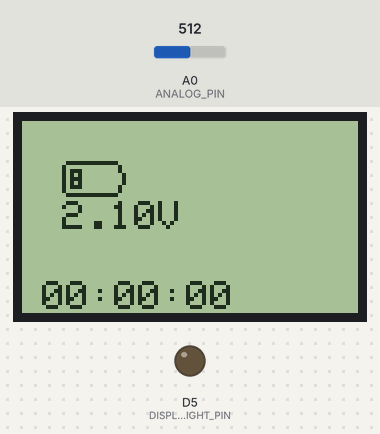
Recording of a sketch running on a simulated ESP8266 (NodeMCU). Shown: 84×48 one-colour display, output pins drawn as LEDs (lit = HIGH). Inputs (shaded band) come from the test bench; at power-on: A0 (ANALOG_PIN) = 512. Pins used as bus, display or sensor lines are not drawn; what the sketch prints to the serial monitor is not drawn.

Above: at 1.2 s.
1.3 s: A0 (ANALOG_PIN) set to 900
At 2.2 s:
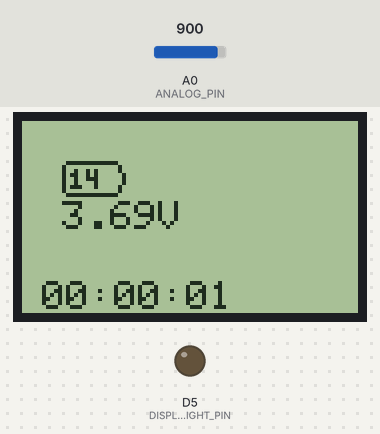
4.3 s: A0 (ANALOG_PIN) set to 511
At 7.2 s:
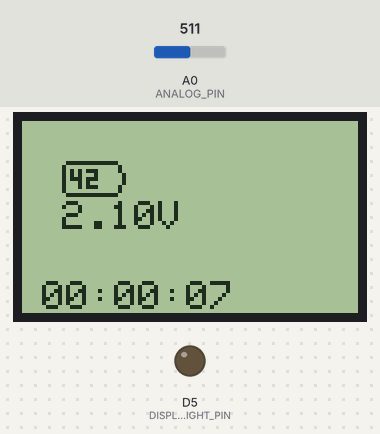
7.3 s: A0 (ANALOG_PIN) set to 306
At 8.4 s:
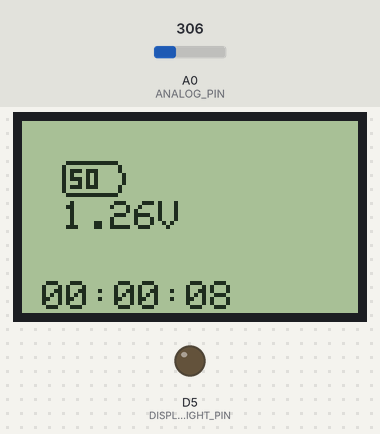
10.3 s: A0 (ANALOG_PIN) set to 50
At 11.0 s:
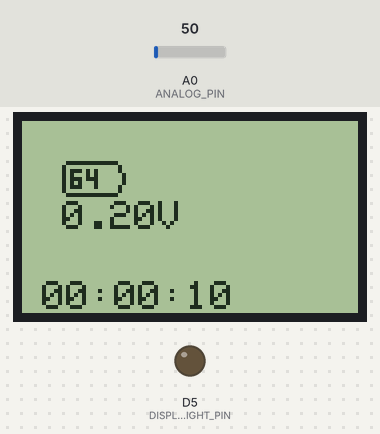
13.3 s: A0 (ANALOG_PIN) set to 30
At 14.0 s:
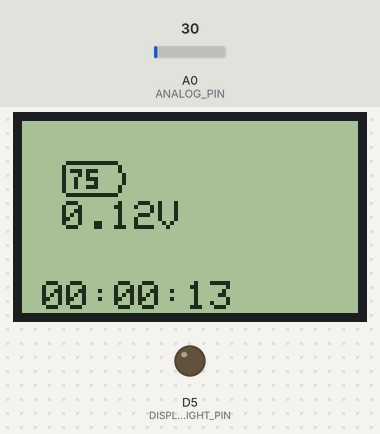
16.3 s: A0 (ANALOG_PIN) set to 310
At 17.1 s:
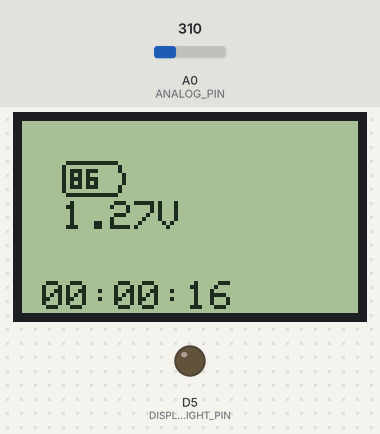
Timing chart, 0 to 19.3 s (numbered marks = the images above; inputs shaded):
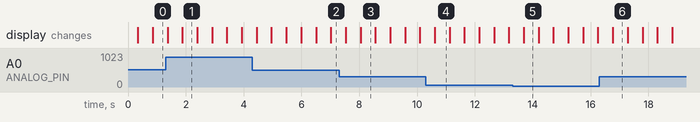

Measured:
- after the input at 1.3 s, the display: first differs from a run without the input after 0.58 s (image 1)
- after the input at 4.3 s, the display: first differs from a run without the input after 0.66 s (image 2 shows a later state)
- after the input at 7.3 s, the display: first differs from a run without the input after 0.74 s (image 3)
- after the input at 10.3 s, the display: changes after 0.31 s (image 4)
- after the input at 16.3 s, the display: changes after 0.47 s (image 6)
- what the display in image 1 shows lasts 0.5 s, from 1.9 s to 2.4 s

The sketch:

plantinha-iot.ino
```cpp
// (licence header left out)
#include <Arduino.h>
#include <Adafruit_GFX.h>
#include <Adafruit_PCD8544.h>
#include <cstdlib>
#include <cstdio>
#include <cstring>

extern uint8_t batteryLevel;
extern char batteryLevelString[10];

/*


   ____   ___
  6MMMMb/ `MM
 8P    YM  MM
6M      Y  MM    ___     ____     ____     ____     ____
MM         MM  6MMMMb   6MMMMb\  6MMMMb\  6MMMMb   6MMMMb\
MM         MM 8M'  `Mb MM'    ` MM'    ` 6M'  `Mb MM'    `
MM         MM     ,oMM YM.      YM.      MM    MM YM.
MM         MM ,6MM9'MM  YMMMMb   YMMMMb  MMMMMMMM  YMMMMb
YM      6  MM MM'   MM      `Mb      `Mb MM            `Mb
 8b    d9  MM MM.  ,MM L    ,MM L    ,MM YM    d9 L    ,MM
  YMMMM9  _MM_`YMMM9'YbMYMMMM9  MYMMMM9   YMMMM9  MYMMMM9


*/

/*
oooo                                    oooo
 888ooooo   ooooooooo8  ooooooo    ooooo888  ooooooooo8 oo oooooo    oooooooo8
 888   888 888oooooo8   ooooo888 888    888 888oooooo8   888    888 888ooooooo
 888   888 888        888    888 888    888 888          888                888
o888o o888o  88oooo888 88ooo88 8o  88ooo888o  88oooo888 o888o       88oooooo88

*/
class Display {
    uint8_t backlightPin;
    Adafruit_PCD8544* display;
    void drawNumber(int number, int x, int y, bool zeroPadding);
    void displayBatteryLevel(int level, char* batteryLevelString);
public:
    Display();
    Display(uint8_t clk, uint8_t din, uint8_t dc, uint8_t ce, uint8_t rst, uint8_t backlight);
    void drawUI();
    void setBacklight(bool on);
    void setup();
};

class Stack
{
    int top;
    int size;
    int *array;

public:
    Stack(int size);
    ~Stack();
    void push(int value);
    int pop();
    bool isEmpty();
    bool isFull();
};

/*
 oooooooo8                       o88    o8
888        ooooooooo  oo oooooo  oooo o888oo ooooooooo8  oooooooo8
 888oooooo  888    888 888    888 888  888  888oooooo8  888ooooooo
        888 888    888 888        888  888  888                 888
o88oooo888  888ooo88  o888o      o888o  888o  88oooo888 88oooooo88
           o888
*/

const uint8_t batterySprite_Width = 16;
const uint8_t batterySprite_Height = 9;
PROGMEM const unsigned char batterySprite[] = {
    0x7f, 0xfc, 0x80, 0x02, 0x80, 0x02, 0x80, 0x01,
    0x80, 0x01, 0x80, 0x01, 0x80, 0x02, 0x80, 0x02,
    0x7f, 0xfc
};

const uint8_t digit_Width = 3;
const uint8_t digit_Height = 5;
PROGMEM const unsigned char digitSprite[10][5] = {
    { 0xe0, 0xa0, 0xa0, 0xa0, 0xe0 }, // 0
    { 0x40, 0xc0, 0x40, 0x40, 0xe0 }, // 1
    { 0xe0, 0x20, 0xe0, 0x80, 0xe0 }, // 2
    { 0xe0, 0x20, 0x60, 0x20, 0xe0 }, // 3
    { 0xa0, 0xa0, 0xe0, 0x20, 0x20 }, // 4
    { 0xe0, 0x80, 0xe0, 0x20, 0xe0 }, // 5
    { 0xe0, 0x80, 0xe0, 0xa0, 0xe0 }, // 6
    { 0xe0, 0x20, 0x40, 0x40, 0x40 }, // 7
    { 0xe0, 0xa0, 0xe0, 0xa0, 0xe0 }, // 8
    { 0xe0, 0xa0, 0xe0, 0x20, 0xe0 }  // 9
};

const uint8_t lightning_Width = 8;
const uint8_t lightning_Height = 9;
PROGMEM const unsigned char lightningSprite[] = {
    0x3c, 0x38, 0x70, 0x7f, 0xfe, 0x0c, 0x18, 0x10, 0x20
};


/*
ooooooooo   o88                         o888
 888    88o oooo   oooooooo8 ooooooooo   888   ooooooo oooo   oooo
 888    888  888  888ooooooo  888    888 888   ooooo888 888   888
 888    888  888          888 888    888 888 888    888  888 888
o888ooo88   o888o 88oooooo88  888ooo88  o888o 88ooo88 8o   8888
                             o888                       o8o888
*/

Display::Display() {
}

Display::Display(uint8_t clk, uint8_t din, uint8_t dc, uint8_t ce, uint8_t rst, uint8_t backlight) {
    display = new Adafruit_PCD8544(clk, din, dc, ce, rst);
    backlightPin = backlight;
}

void Display::drawUI() {
    display->clearDisplay();
    displayBatteryLevel(batteryLevel, batteryLevelString);

    // get runtime
    unsigned long runtime = millis() / 1000;
    int hours = runtime / 3600;
    int minutes = (runtime % 3600) / 60;
    int seconds = runtime % 60;

    // draw time
    display->setCursor(5, 40);
    display->printf("%02d", hours);
    display->print(":");
    display->printf("%02d",minutes);
    display->print(":");
    display->printf("%02d",seconds);
    Serial.printf("Runtime: %d:%d:%d\n", hours, minutes, seconds);
    display->display();
}

void Display::setBacklight(bool on) {
    digitalWrite(backlightPin, on ? HIGH : LOW);
}

void Display::setup() {
    display->begin();
}

void Display::drawNumber(int number, int x, int y, bool zeroPadding)
{
    if((number < 0) || (number > 99999999)) {
        display->print("*ERR*");
        return;
    }

    Stack stack = Stack(8);

    do {
        stack.push(number % 10);
        number /= 10;
    } while(number > 0);

    while(!stack.isEmpty()) {
        display->drawBitmap(x, y, digitSprite[stack.pop()], digit_Width, digit_Height, 1);
        x += digit_Width + 1;
    }
}

void Display::displayBatteryLevel(int level, char* batteryLevelString)
{
    display->drawBitmap(10, 10, batterySprite, batterySprite_Width, batterySprite_Height, 1);

    drawNumber(level, 12, 12, false);

    display->setCursor(10, 20);
    display->print(batteryLevelString);
}
/*
 oooooooo8   o8                        oooo
888        o888oo  ooooooo    ooooooo   888  ooooo
 888oooooo  888    ooooo888 888     888 888o888
        888 888  888    888 888         8888 88o
o88oooo888   888o 88ooo88 8o  88ooo888 o888o o888o

*/
Stack::Stack(int size) {
    top = -1;
    this->size = size;
    this->array = (int*)malloc(size * sizeof(int));
}

Stack::~Stack() {
    free(array);
}

void Stack::push(int value) {
    if (top == size - 1) {
        Serial.println("Stack is full");
        return;
    }
    top++;
    array[top] = value;
}

int Stack::pop() {
    if (top == -1) {
        Serial.println("Stack is empty");
        return -1;
    }
    int value = array[top];
    top--;
    return value;
}

bool Stack::isEmpty() {
    return top == -1;
}

bool Stack::isFull() {
    return top == size - 1;
}

/*
  ____  ___  __  ___   ___ ___  __    __     ____
 6MMMMb `MM 6MMb `MM    MM `MM 6MMb  6MMb   6MMMMb\
6M'  `Mb MMM9 `Mb MM    MM  MM69 `MM69 `Mb MM'    `
MM    MM MM'   MM MM    MM  MM'   MM'   MM YM.
MMMMMMMM MM    MM MM    MM  MM    MM    MM  YMMMMb
MM       MM    MM MM    MM  MM    MM    MM      `Mb
YM    d9 MM    MM YM.   MM  MM    MM    MM L    ,MM
 YMMMM9 _MM_  _MM_ YMMM9MM__MM_  _MM_  _MM_MYMMMM9
*/

enum MoistureState
{
    Dry,
    Humid,
    Wet,
    Soaked
};

enum AnalogInput
{
    Moisture = 0x4,
    BatteryLevel = 0x7
};

enum AppState
{
    Startup,
    Sleep,
    SensorReadings,
    DisplayOutput
};

/*
________              __
`MMMMMMMb.           69M68b
 MM    `Mb          6M' Y89
 MM     MM   ____  _MM_____ ___  __     ____     ____
 MM     MM  6MMMMb MMMMM`MM `MM 6MMb   6MMMMb   6MMMMb\
 MM     MM 6M'  `Mb MM   MM  MMM9 `Mb 6M'  `Mb MM'    `
 MM     MM MM    MM MM   MM  MM'   MM MM    MM YM.
 MM     MM MMMMMMMM MM   MM  MM    MM MMMMMMMM  YMMMMb
 MM     MM MM       MM   MM  MM    MM MM            `Mb
 MM    .M9 YM    d9 MM   MM  MM    MM YM    d9 L    ,MM
_MMMMMMM9'  YMMMM9 _MM_ _MM__MM_  _MM_ YMMMM9  MYMMMM9
*/

/**
 * /*
 * oooooooooo  o88
 *  888    888 oooo  oo oooooo    oooooooo8
 *  888oooo88   888   888   888  888ooooooo
 *  888         888   888   888          888
 * o888o       o888o o888o o888o 88oooooo88
 * */
#define ANALOG_PIN A0
#define ANALOG_MUX_A D7
#define ANALOG_MUX_B D8

#define DISPLAY_DIN_PIN D1
#define DISPLAY_DC_PIN D2
#define DISPLAY_CE_PIN D3
#define DISPLAY_RST_PIN D4
#define DISPLAY_BACKLIGHT_PIN D5
#define DISPLAY_CLK_PIN D6


// /*
//   ooooooo8                                                           o888
// o888    88   ooooooooo8 oo oooooo   ooooooooo8 oo oooooo   ooooooo    888
// 888    oooo 888oooooo8   888   888 888oooooo8   888    888 ooooo888   888
// 888o    88  888          888   888 888          888      888    888   888
//  888ooo888    88oooo888 o888o o888o  88oooo888 o888o      88ooo88 8o o888o

// */
#define BATTERY_HISTORY_SIZE 50
#define MICROSSECONDS 1000000
#define LOOPSLEEP 200
#define MAX_WAKE_TIME_SECONDS 300
/*
____     ___
`Mb(     )d'
 YM.     ,P
 `Mb     d'   ___   ___  __   ____
  YM.   ,P  6MMMMb  `MM 6MM  6MMMMb\
  `Mb   d' 8M'  `Mb  MM69 " MM'    `
   YM. ,P      ,oMM  MM'    YM.
   `Mb d'  ,6MM9'MM  MM      YMMMMb
    YM,P   MM'   MM  MM          `Mb
    `MM'   MM.  ,MM  MM     L    ,MM
     YP    `YMMM9'Yb_MM_    MYMMMM9
*/

/*
  ooooooo8 o888            oooo                    o888
o888    88  888   ooooooo   888ooooo     ooooooo    888       oooo   oooo ooooooo   oo oooooo    oooooooo8
888    oooo 888 888     888 888    888   ooooo888   888        888   888  ooooo888   888    888 888ooooooo
888o    88  888 888     888 888    888 888    888   888         888 888 888    888   888                888
 888ooo888 o888o  88ooo88  o888ooo88    88ooo88 8o o888o          888    88ooo88 8o o888o       88oooooo88

*/

uint8_t batteryLevel = 0;
uint8_t batteryLevelInputHistory[BATTERY_HISTORY_SIZE];

MoistureState moistureLevel = MoistureState::Dry;

uint8_t currentHistoryIndex = 0;
uint64_t lastDisplayUpdate = 0;
uint64_t lastWakeUp = 0;
bool shouldUpdateDisplay = false;
char batteryLevelString[10];

Display display(DISPLAY_CLK_PIN, DISPLAY_DIN_PIN, DISPLAY_DC_PIN, DISPLAY_CE_PIN, DISPLAY_RST_PIN, DISPLAY_BACKLIGHT_PIN);
AppState appState = AppState::Startup;
/*
________
`MMMMMMM                                   68b
 MM    \                             /     Y89
 MM    ___   ___ ___  __     ____   /M     ___   _____  ___  __     ____
 MM   ,`MM    MM `MM 6MMb   6MMMMb./MMMMM  `MM  6MMMMMb `MM 6MMb   6MMMMb\
 MMMMMM MM    MM  MMM9 `Mb 6M'   Mb MM      MM 6M'   `Mb MMM9 `Mb MM'    `
 MM   ` MM    MM  MM'   MM MM    `' MM      MM MM     MM MM'   MM YM.
 MM     MM    MM  MM    MM MM       MM      MM MM     MM MM    MM  YMMMMb
 MM     MM    MM  MM    MM MM       MM      MM MM     MM MM    MM      `Mb
 MM     YM.   MM  MM    MM YM.   d9 YM.  ,  MM YM.   ,M9 MM    MM L    ,MM
_MM_     YMMM9MM__MM_  _MM_ YMMMM9   YMMM9 _MM_ YMMMMM9 _MM_  _MM_MYMMMM9

*/

void setAnalogInput(AnalogInput input) {
    uint8_t aOut = input & 0b001;
    uint8_t bOut = input & 0b010;
    // uint8_t cOut = input & 0b100; // Not used atm
    digitalWrite(ANALOG_MUX_A, aOut);
    digitalWrite(ANALOG_MUX_B, bOut);

    delay(50); // delay for 50ms to allow the ADC to settle
}

int readAnalogPin()
{
    return analogRead(ANALOG_PIN);
}

int getBatteryLevel()
{
    setAnalogInput(AnalogInput::BatteryLevel);
    int voltage = map(readAnalogPin(), 0.0, 1023, 0, 4200);
    Serial.printf("Battery Level: %.2fV\n", voltage / 1000.0);
    sprintf(batteryLevelString, "%.2fV", voltage / 1000.0);
    Serial.flush();
    int level = map(voltage, 2700, 4200, 0, 100); // operationally, the battery voltage is between 2.7 and 4.2 V
    Serial.printf("Battery Level: %d%%\n", level);
    return level;
}

MoistureState getMoistureLevel()
{
    setAnalogInput(AnalogInput::Moisture);
    int value = map(analogRead(ANALOG_PIN), 0.0, 1023, 0, 100);

    if (value < 20)
    {
        return MoistureState::Dry;
    }
    else if (value < 40)
    {
        return MoistureState::Humid;
    }
    else if (value < 60)
    {
        return MoistureState::Wet;
    }
    else
    {
        return MoistureState::Soaked;
    }
}

void updateBatteryLevel()
{
    batteryLevelInputHistory[currentHistoryIndex] = getBatteryLevel();
    currentHistoryIndex = (currentHistoryIndex + 1) % BATTERY_HISTORY_SIZE;

    //get the average of the last 50 readings
    int sum = 0;
    for (int i = 0; i < BATTERY_HISTORY_SIZE; i++)
    {
        sum += batteryLevelInputHistory[i];
    }
    int average = sum / BATTERY_HISTORY_SIZE;
    if (batteryLevel != average)
    {
        batteryLevel = average;
        shouldUpdateDisplay = true;
    }
}

void updateMoistureLevel()
{
    MoistureState moistureState = getMoistureLevel();
    if (moistureState != moistureLevel)
    {
        moistureLevel = moistureState;
        shouldUpdateDisplay = true;
    }
}

void updateSensors()
{
    updateBatteryLevel();
    updateMoistureLevel();
}

/*
  ____
 6MMMMb\
6M'    `           /
MM         ____   /M    ___   ___ __ ____
YM.       6MMMMb /MMMMM `MM    MM `M6MMMMb
 YMMMMb  6M'  `Mb MM     MM    MM  MM'  `Mb
     `Mb MM    MM MM     MM    MM  MM    MM
      MM MMMMMMMM MM     MM    MM  MM    MM
      MM MM       MM     MM    MM  MM    MM
L    ,M9 YM    d9 YM.  , YM.   MM  MM.  ,M9
MYMMMM9   YMMMM9   YMMM9  YMMM9MM_ MMYMMM9
                                   MM
                                   MM
                                  _MM_
*/

void setupGeneralPins()
{
    pinMode(ANALOG_PIN, INPUT);
    pinMode(ANALOG_MUX_A, OUTPUT);
    pinMode(ANALOG_MUX_B, OUTPUT);
}

void setupDisplay() {
    pinMode(DISPLAY_CLK_PIN, OUTPUT);
    pinMode(DISPLAY_DIN_PIN, OUTPUT);
    pinMode(DISPLAY_DC_PIN, OUTPUT);
    pinMode(DISPLAY_CE_PIN, OUTPUT);
    pinMode(DISPLAY_RST_PIN, OUTPUT);
    pinMode(DISPLAY_BACKLIGHT_PIN, OUTPUT);
    display.setup();
}

void setup()
{
    Serial.begin(9600);
    setupGeneralPins();
    setupDisplay();
}

/*
___       ___                             ___
`MMb     dMM'         68b                 `MM
 MMM.   ,PMM          Y89                  MM
 M`Mb   d'MM    ___   ___ ___  __          MM   _____     _____  __ ____
 M YM. ,P MM  6MMMMb  `MM `MM 6MMb         MM  6MMMMMb   6MMMMMb `M6MMMMb
 M `Mb d' MM 8M'  `Mb  MM  MMM9 `Mb        MM 6M'   `Mb 6M'   `Mb MM'  `Mb
 M  YM.P  MM     ,oMM  MM  MM'   MM        MM MM     MM MM     MM MM    MM
 M  `Mb'  MM ,6MM9'MM  MM  MM    MM        MM MM     MM MM     MM MM    MM
 M   YP   MM MM'   MM  MM  MM    MM        MM MM     MM MM     MM MM    MM
 M   `'   MM MM.  ,MM  MM  MM    MM        MM YM.   ,M9 YM.   ,M9 MM.  ,M9
_M_      _MM_`YMMM9'Yb_MM__MM_  _MM_      _MM_ YMMMMM9   YMMMMM9  MMYMMM9
                                                                  MM
                                                                  MM
                                                                 _MM_
*/

void loop()
{
    switch(appState) {
        case AppState::Startup:
            // initial readings and UI
            updateSensors();
            appState = AppState::DisplayOutput;
        break;
        case AppState::Sleep:
            appState = AppState::SensorReadings;
            ESP.deepSleep(10 * MICROSSECONDS);
        break;
        case AppState::SensorReadings:
            updateSensors();
            appState = AppState::DisplayOutput;
        break;
        case AppState::DisplayOutput:
            if(shouldUpdateDisplay) {
                display.drawUI();
            }

            if((millis() - lastWakeUp)/1000 > MAX_WAKE_TIME_SECONDS) {
                appState = AppState::Sleep;
            } else {
                appState = AppState::SensorReadings;
            }
        break;
    }

    // int batteryLevel = getBatteryLevel();
    // if(batteryLevel < 0) {
    //     batteryLevel = 0;
    // }
    // display.drawUI(batteryLevel, batteryLevelString);
    delay(LOOPSLEEP);
}
```
